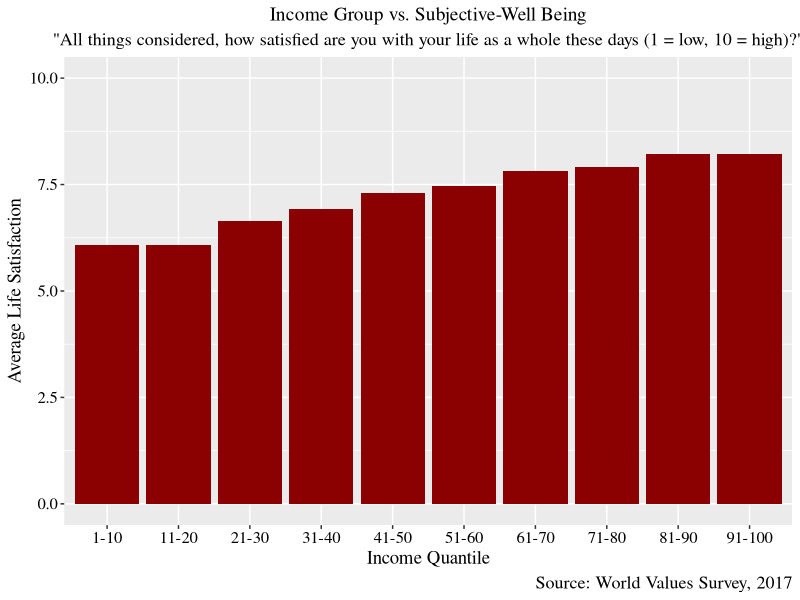

Write R code to recreate this figure.
library(haven)
library(tidyverse)
library(dplyr)

WVS_2017 <- read_dta("WVS_Wave_7_United_States_Stata_v5.0.dta")

WVS_2017_red <- WVS_2017 %>%
  select(Q49, Q288) %>%
  filter(Q288 >= 1 & Q288 <= 10) %>%
  filter(Q49 >= 1 & Q49 <= 10) %>%
  drop_na()


WVS_2017_red$Q288 <- factor(WVS_2017_red$Q288,
                           levels = c(1:10),
                           labels = c("1-10", "11-20", "21-30", "31-40", "41-50",
                                      "51-60", "61-70", "71-80", "81-90", "91-100"))

dataframe <- WVS_2017_red %>%
  group_by(Q288) %>%
  summarize(mean_happiness = mean(Q49))

ggplot(dataframe, aes(x = Q288, y = mean_happiness)) + 
  geom_col(fill = "darkred") + 
  scale_y_continuous(limits = c(0, 10)) + 
  labs(y = "Average Life Satisfaction", x = "Income Quantile", caption = "Source: World Values Survey, 2017") + 
  ggtitle("Income Group vs. Subjective-Well Being", '"All things considered, how satisfied are you with your life as a whole these days (1 = low, 10 = high)?"') + 
  theme(plot.title = element_text(hjust = 0.5, size = 14), 
        text = element_text(family = "serif"),
        plot.subtitle = element_text(hjust = 0.5, size = 13),
        plot.caption = element_text(size = 13),
        axis.title.x = element_text(size = 13.5),
        axis.title.y = element_text(size = 13.5),
        legend.title = element_text(size = 13),
        legend.text = element_text(size = 12),
        axis.text.x = element_text(size = 12, color = "black"),
        axis.text.y = element_text(size = 12, color = "black"))
